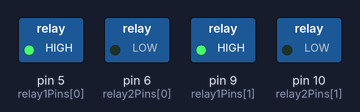
Simulated run of this sketch. Board: Arduino Uno, built with avr-gcc and run on an emulated ATmega328P. On the bench: switched loads named in the sketch (green lamp = pin HIGH).

Above: at 2.5 s.
At 7.5 s:
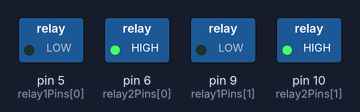
Timing chart, 0 to 13.0 s (numbered marks = the images above):
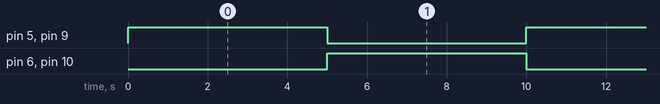

Measured:
- by itself, pin 5 (relay1Pins[0]), pin 9 (relay1Pins[1]): alternates HIGH for 5.0 s and LOW for 5.0 s, 7 changes in all, then stays HIGH
- by itself, pin 6 (relay2Pins[0]), pin 10 (relay2Pins[1]): alternates HIGH for 5.0 s and LOW for 5.0 s, 6 changes in all, then stays LOW
- by itself, everything shown: repeats every 10.0 s, in 3 steps

The sketch:

demo.ino
```cpp
const int numOfActuators = 2;
const int relay1Pins[] = {5, 9};
const int relay2Pins[] = {6, 10};

void setup() {
  //start serial connection
  Serial.begin(9600);

  for (int i = 0; i < numOfActuators; ++i) {
    // initialize each relay pin as an output
    pinMode(relay1Pins[i], OUTPUT);
    pinMode(relay2Pins[i], OUTPUT);

    // set the relay to low
    digitalWrite(relay1Pins[i], LOW);
    digitalWrite(relay2Pins[i], LOW);
  }
}

void moveWheelForward(int wheelNum) {
  digitalWrite(relay1Pins[wheelNum - 1], HIGH);
  digitalWrite(relay2Pins[wheelNum - 1], LOW);
}

void moveWheelBackward(int wheelNum) {
  digitalWrite(relay1Pins[wheelNum - 1], LOW);
  digitalWrite(relay2Pins[wheelNum - 1], HIGH);
}

void stopWheel(int wheelNum) {
  digitalWrite(relay1Pins[wheelNum - 1], LOW);
  digitalWrite(relay2Pins[wheelNum - 1], LOW);
}

void moveWheel(int wheelNum, int dir, int dutyCycle) {
  dutyCycle = max(dutyCycle, 0);
  dutyCycle = min(dutyCycle, 100);
  for (int i = 0; i < dutyCycle; ++i) {
    if (dir == 1) {
      moveWheelForward(wheelNum);
    } else {
      moveWheelBackward(wheelNum);
    }
  }

  for (int i = dutyCycle; i < 100; ++i) {
    stopWheel(wheelNum);
  }
}

void stopAll() {
  stopWheel(1);
  stopWheel(2);
}

void moveChair(int duration, int chairSpeed /* in percent */) {
  if (duration < 100) {
    duration = duration * 1000;
  }

  int startTime = millis();
  moveWheel(1, 1, chairSpeed);
  moveWheel(2, 1, chairSpeed);
  while(millis() <= startTime + duration) {
    // Wait
  }

  startTime = millis();
  moveWheel(1, 0, chairSpeed);
  moveWheel(2, 0, chairSpeed);
  while(millis() <= startTime + duration) {
    // Wait
  }

  stopAll();
}

void loop() {
//  takeSerialInput();
  moveChair(5, 100);
}
```
